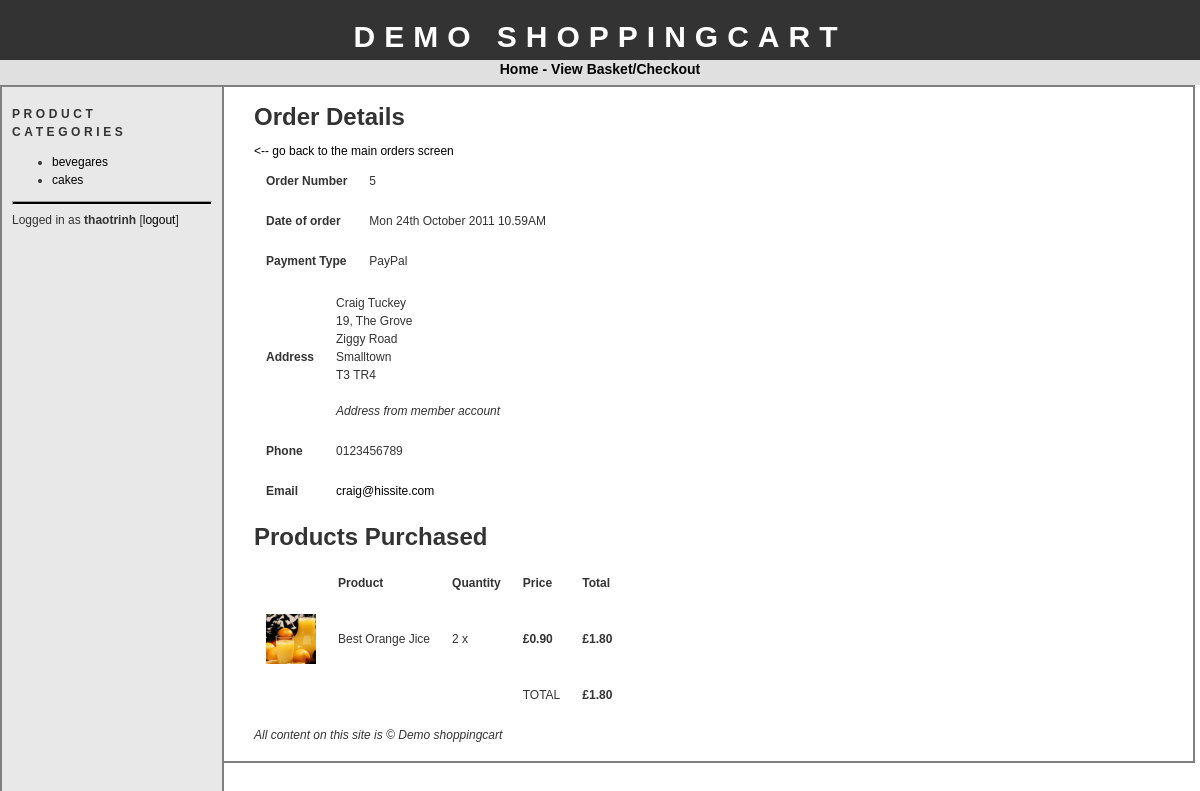
Page /adminorderdetails.php?id=5 (signed in) on the committed database.
### tables this page shows
CREATE TABLE IF NOT EXISTS `categories` (
  `id` tinyint(4) NOT NULL AUTO_INCREMENT,
  `name` varchar(20) NOT NULL,
  PRIMARY KEY (`id`)
);

CREATE TABLE IF NOT EXISTS `orders` (
  `id` int(11) NOT NULL AUTO_INCREMENT,
  `customer_id` int(11) NOT NULL,
  `registered` int(11) NOT NULL,
  `delivery_add_id` int(11) NOT NULL,
  `payment_type` int(11) NOT NULL,
  `date` datetime NOT NULL,
  `status` tinyint(4) NOT NULL,
  `session` varchar(50) NOT NULL,
  `total` float NOT NULL,
  PRIMARY KEY (`id`)
);

CREATE TABLE IF NOT EXISTS `customers` (
  `id` int(11) NOT NULL AUTO_INCREMENT,
  `forename` varchar(50) NOT NULL,
  `surename` varchar(50) NOT NULL,
  `add1` varchar(50) NOT NULL,
  `add2` varchar(50) NOT NULL,
  `add3` varchar(50) NOT NULL,
  `postcode` varchar(10) NOT NULL,
  `phone` varchar(20) NOT NULL,
  `email` varchar(100) NOT NULL,
  `registered` tinyint(4) NOT NULL,
  PRIMARY KEY (`id`)
);

CREATE TABLE IF NOT EXISTS `order_items` (
  `id` int(11) NOT NULL AUTO_INCREMENT,
  `order_id` int(11) NOT NULL,
  `product_id` int(11) NOT NULL,
  `quantity` int(11) NOT NULL,
  PRIMARY KEY (`id`)
);

CREATE TABLE IF NOT EXISTS `products` (
  `id` int(11) NOT NULL AUTO_INCREMENT,
  `cat_id` tinyint(4) NOT NULL,
  `name` varchar(100) NOT NULL,
  `description` text NOT NULL,
  `image` varchar(30) NOT NULL,
  `price` float NOT NULL,
  PRIMARY KEY (`id`)
);

### config.php (called while the page is built, shortened)
<?php
    $config_basedir = "http://127.0.0.1:81/dmshoppingcart/";
?>

### functions.php (called while the page is built, shortened)
<?php
function pf_validate_number($value, $function, $redirect) {
	if(isset($value) == TRUE) {
		if(is_numeric($value) == FALSE) {
			header("Location: " . $redirect);
		}
		else {
			$final = $value;
		}
	}
	return $final;
}
?>

### adminorderdetails.php (the view, shortened to what this page needs)
<?php
	require("config.php");
	require("functions.php");
	$validid = pf_validate_number($_GET['id'], "redirect", $config_basedir . "adminorders.php");
	require("header.php");
	echo "<h1>Order Details</h1>";
	echo "<a href='adminorders.php'><-- go back to the main orders screen</a>";
	$ordsql = "SELECT * from orders WHERE id = " . $validid;
	$ordres = mysql_query($ordsql);
	$ordrow = mysql_fetch_assoc($ordres);
	echo "<table cellpadding=10>";
	echo "<tr><td><strong>Order Number</strong></td><td>" . $ordrow['id'] . "</td>";
	echo "<tr><td><strong>Date of order</strong></td><td>" . date('D jS F Y g.iA', strtotime($ordrow['date'])) . "</td>";
	echo "<tr><td><strong>Payment Type</strong></td><td>";
	if($ordrow['payment_type'] == 1)
	{
		echo "PayPal";
	}
	else
	{
		echo "Cheque";
	}
	echo "</td>";
	echo "</table>";
	if($ordrow['delivery_add_id'] == 0)
	{
		$addsql = "SELECT * FROM customers WHERE id = " . $ordrow['customer_id'];
		$addres = mysql_query($addsql);
	}
	else
	{
		$addsql = "SELECT * FROM delivery_addresses WHERE id = " . $ordrow['delivery_add_id'];
		$addres = mysql_query($addsql);
	}
	$addrow = mysql_fetch_assoc($addres);
	echo "<table cellpadding=10>";
	echo "<tr>";
	echo "<td><strong>Address</strong></td>";
	echo "<td>" . $addrow['forename'] . " " . $addrow['surename'] . "<br>";
	echo $addrow['add1'] . "<br>";
	echo $addrow['add2'] . "<br>";
	echo $addrow['add3'] . "<br>";
	echo $addrow['postcode'] . "<br>";
	echo "<br>";
	if($ordrow['delivery_add_id'] == 0)
	{
		echo "<i>Address from member account</i>";
	}
	else
	{
		echo "<i>Different delivery address</i>";
	}
	echo "</td></tr>";
	echo "<tr><td><strong>Phone</strong></td><td>" . $addrow['phone'] . "</td></tr>";
	echo "<tr><td><strong>Email</strong></td><td><a href='mailto:" . $addrow['email'] . "'>" . $addrow['email'] . "</a></td></tr>";
	echo "</table>";
	$itemssql = "SELECT products.*, order_items.*, order_items.id AS itemid
			FROM products, order_items
			WHERE order_items.product_id = products.id
			AND order_id = " . $validid;
	$itemsres = mysql_query($itemssql);
	echo "<h1>Products Purchased</h1>";
	echo "<table cellpadding=10>";
	echo "<th></th>";
	echo "<th>Product</th>";
	echo "<th>Quantity</th>";
	echo "<th>Price</th>";
	echo "<th>Total</th>";
		while($itemsrow = mysql_fetch_assoc($itemsres))
		{
				$quantitytotal = $itemsrow['price'] * $itemsrow['quantity'];
		echo "<tr>";
				if(empty($itemsrow['image'])) {
					echo "<td><img src='./productimages/dummy.jpg' width='50' alt='" . $itemsrow['name'] . "'></td>";
				}
				else {
					echo "<td><img src='./productimages/" . $itemsrow['image'] . "' width='50' alt='" . $itemsrow['name'] . "'></td>";
				}
				echo "<td>" . $itemsrow['name'] . "</td>";
				echo "<td>" . $itemsrow['quantity'] . " x </td>";
				echo "<td><strong>&pound;" . sprintf('%.2f', $itemsrow['price']) . "</strong></td>";
				echo "<td><strong>&pound;" . sprintf('%.2f', $quantitytotal) . "</strong></td>";
				echo "</tr>";
		}
		echo "<tr>";
			echo "<td></td>";
			echo "<td></td>";
			echo "<td></td>";
			echo "<td>TOTAL</td>";
			echo "<td><strong>&pound;" . sprintf('%.2f', $quantitytotal) . "</strong></td>";
	echo "</tr>";
	echo "</table>";
	require("footer.php");
?>

### bar.php
<h1>Product Categories</h1>
<ul>
<?php
	$catsql = "SELECT * FROM categories;";
	$catres = mysql_query($catsql);
	while($catrow = mysql_fetch_assoc($catres))
	{
		echo "<li><a href='" . $config_basedir . "/products.php?id=" . $catrow['id'] . "'>"
			. $catrow['name'] . "</a></li>";
	}
?>
</ul>

### stylesheet.css (style rules this page uses)
body { font-family: "trebuchet ms", verdana, sans-serif; font-size: 12px; line-height: 1.5em; color: #333; background: #ffffff; margin: 0; padding: 0; text-align: center; width: 100%; }
a:link { text-decoration: none; color: #000; }
img { border: 0; }
#bar h1 { font-size: 12px; text-transform: uppercase; letter-spacing: 0.3em; }

### rows in the picture
categories: name "bevegares"
categories: name "cakes"
orders: id "5", date "Mon 24th October 2011 10.59AM"
customers: forename "Craig", surename "Tuckey", add1 "19, The Grove", add2 "Ziggy Road", add3 "Smalltown", postcode "T3 TR4", phone "0123456789", email "craig@hissite.com"
order_items: product.image (picture), product.name "Best Orange Jice", quantity "2", product.price "0.90", quantitytotal "1.80"

### other values in the picture
$config_sitename "DEMO SHOPPINGCART"
$_SESSION['SESS_USERNAME'] "thaotrinh"
$config_sitename "Demo shoppingcart"
